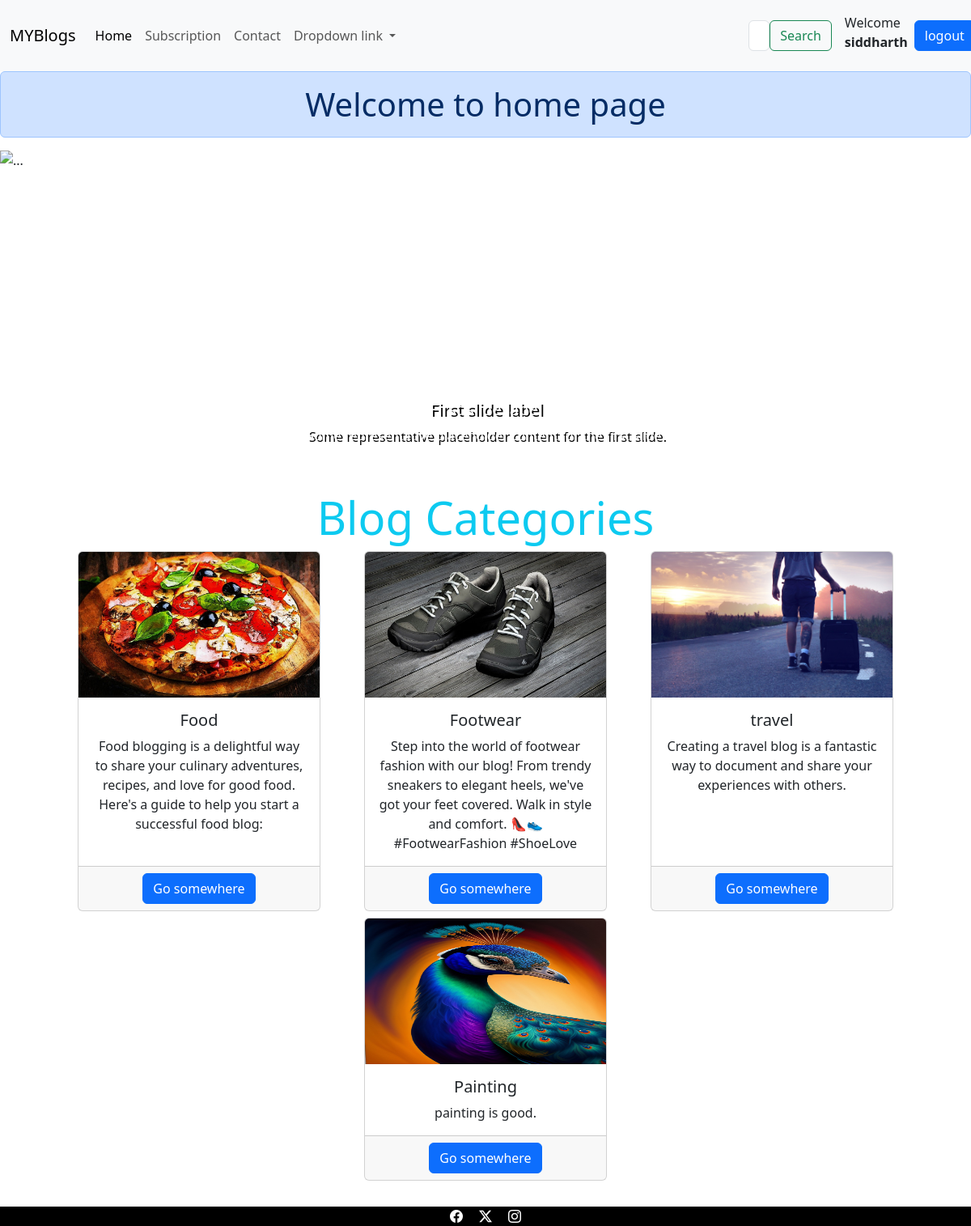
The app's page / (signed in) with its own data.
### myBlogs/models.py (models this page shows, shortened)
class blog_category(models.Model):
    blog_cat = models.CharField(max_length=60,unique=True)
    blogcat_img = models.ImageField(upload_to='images/')
    blogcat_description=models.TextField(max_length=200)

### myBlogs/views.py (the view)
# urls.py: 2. Add a URL to urlpatterns:  path('', views.home, name='home')
def home(request):
    x=blog_category.objects.all()
    return render(request, 'myBlogs/home.html',{"category":x})

### myBlogs/templates/myBlogs/home.html (shortened to what this page needs)
<!DOCTYPE html>
<html lang="en">
  <head>
    <link
      href="https://cdn.jsdelivr.net/npm/bootstrap@5.3.2/dist/css/bootstrap.min.css"
      rel="stylesheet"
    />
    {%include 'myBlogs/navbar.html' %}
    <link
      rel="stylesheet"
      href="django\Pr\m1\project1\myBlogs\templates\myBlogs\styling.css"
    />
  </head>
  <body>
    <h1 class="alert alert-primary text-center" id="headings">
      Welcome to home page
    </h1>
    <div
      id="carouselExampleFade"
      class="carousel slide carousel-fade"
      data-bs-ride="carousel"
      style="display: flex; width: 100vw; height: fit-content; overflow: hidden"
    >
      <div
        class="carousel-inner"
        style="position: relative; display: flex; height: 35vw"
      >
        <div class="carousel-item active c-item">
          <img
            src="https://cdn.pixabay.com/photo/2015/05/31/10/55/man-791049_1280.jpg"
            class="d-block w-100 c-img"
            alt="..."
          />
          <div class="carousel-caption d-md-block">
            <h5 style="text-shadow: black 3px 2px">First slide label</h5>
            <p style="text-shadow: black 3px 2px">
              Some representative placeholder content for the first slide.
            </p>
          </div>
        </div>
      </div>
      <button
        class="carousel-control-prev"
        type="button"
        data-bs-target="#carouselExampleFade"
        data-bs-slide="prev"
      >
        <span class="carousel-control-prev-icon" aria-hidden="true"></span>
      </button>
      <button
        class="carousel-control-next"
        type="button"
        data-bs-target="#carouselExampleFade"
        data-bs-slide="next"
      >
        <span class="carousel-control-next-icon" aria-hidden="true"></span>
      </button>
    </div>
    <div class="container text-center mb-4">
      <h3 class="display-4 text-info accordion">Blog Categories</h3>
      {% if category %}
      <div class="d-flex flex-wrap justify-content-evenly">
        {% for y in category %}
        <div class="card mb-2" style="width: 25vw; min-height: 10vw">
          <img
            src="{{ y.blogcat_img.url }}"
            class="card-img-top"
            alt="..."
            style="height: 15vw"
          />
          <div class="card-body">
            <h5 class="card-title">{{ y.blog_cat }}</h5>
            <p class="card-text">{{ y.blogcat_description }}</p>
          </div>
          <div class="card-footer">
            <a href="{% url 'cat_Blogs' y.blog_cat %}" class="btn btn-primary">Go somewhere</a>
          </div>
        </div>
        {% endfor %}
      </div>
      {% endif %}
    </div>
    <footer>{% include "myBlogs/footer.html" %}</footer>
  </body>
</html>

### myBlogs/templates/myBlogs/navbar.html (shortened to what this page needs)
<!DOCTYPE html>
<html lang="en">
<head>
</head>
<body>
    <nav class="navbar navbar-expand-lg bg-body-tertiary">
        <div class="container-fluid">
          <a class="navbar-brand" href="#">MYBlogs</a>
          <div class="collapse navbar-collapse" id="navbarNavDropdown">
            <ul class="navbar-nav">
              <li class="nav-item">
                <a class="nav-link active" aria-current="page" href="/home">Home</a>
              </li>
              <li class="nav-item">
                <a class="nav-link" href="/subscription">Subscription</a>
              </li>
              <li class="nav-item">
                <a class="nav-link" href="/contact" >Contact</a>
              </li>
              <li class="nav-item dropdown">
                <a class="nav-link dropdown-toggle" href="#" role="button" data-bs-toggle="dropdown" aria-expanded="false">
                  Dropdown link
                </a>
              </li>
            </ul>
            <form class="d-flex px-2" role="search" method="post" action="{% url 'find_blog' %}">
              <input class="form-control mr-sm-2" type="search" placeholder="Search" aria-label="Search" name='blog_search'>
              <button class="btn btn-outline-success my-2 my-sm-0" type="submit">Search</button>
            </form>
              {%if user.is_authenticated%}
              <p class="px-2 mt-2">Welcome <b>{{user.username}}</b></p>
                <a class="btn btn-primary" type="submit" href='{%url 'logout_user'%}'>logout</a>
              {%endif%}
          </div>
        </div>
      </nav>
</body>
</html>

### myBlogs/templates/myBlogs/navbar.html (style rules this page uses)
.navbar-nav { margin-right: 35vw; }

### records on screen
blog_category: blogcat_img (picture), blog_cat "Food", blogcat_description "Food blogging is a delightful way to share your culinary adventures, recipes, and love for good food. Here's a guide to help you start a successful food blog:"
blog_category: blogcat_img (picture), blog_cat "Footwear", blogcat_description "Step into the world of footwear fashion with our blog! From trendy sneakers to elegant heels, we've got your feet covered. Walk in style and comfort. 👠👟 #FootwearFashion #ShoeLove"
blog_category: blogcat_img (picture), blog_cat "travel", blogcat_description "Creating a travel blog is a fantastic way to document and share your experiences with others."
blog_category: blogcat_img (picture), blog_cat "Painting", blogcat_description "painting is good."

### other values on screen
{{ user.username }} "siddharth"
